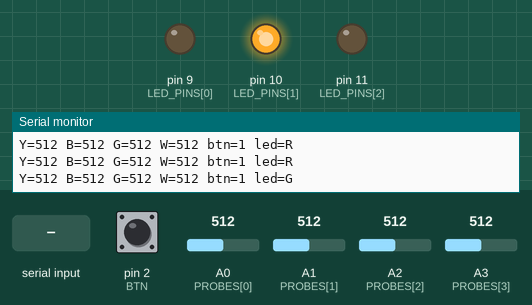
This sketch was run on a simulated Arduino Uno, built with avr-gcc and run on an emulated ATmega328P. Parts: output pins drawn as LEDs (lit = HIGH), the last lines printed to the serial monitor. The inputs (shaded band) are chosen by the test bench; at power-on: pin 2 (BTN) HIGH, A0 (PROBES[0]) = 512, A1 (PROBES[1]) = 512, A2 (PROBES[2]) = 512, A3 (PROBES[3]) = 512.

Above: at 1.2 s.
1.3 s: "i" received over Serial
At 2.7 s:
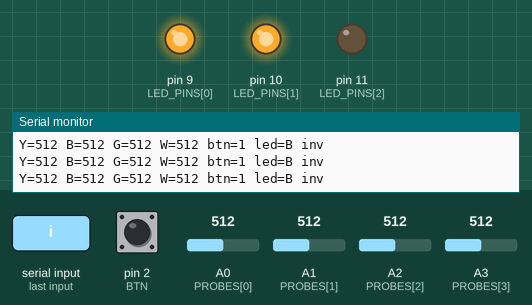
At 3.7 s:
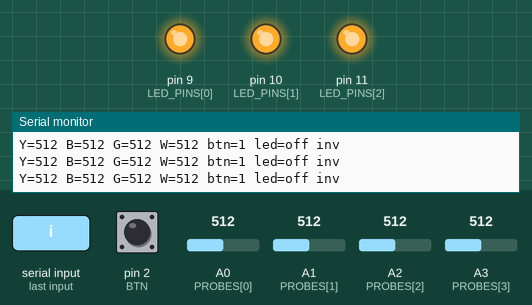
4.3 s: "i" received over Serial
At 6.8 s:
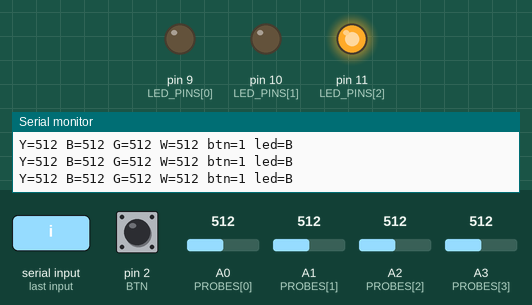
Timing chart, 0 to 16.3 s (numbered marks = the images above; inputs shaded):
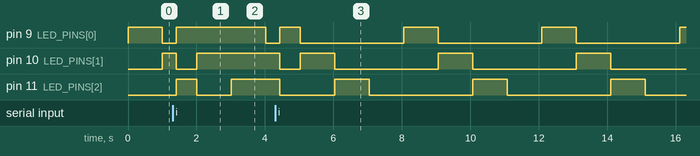

The sketch:

sanity.ino
```cpp
// Pod wiring sanity test (#5). Throwaway Arduino sketch, not the real firmware (#6/#7).
// Wiring: firmware/WIRING.md. Run it with firmware/sanity/check_pod.py.
//
// Prints one line every 200 ms at 115200 baud:
//   Y=0 B=1023 G=511 W=3 btn=1 led=R
// Y/B/G/W = raw analogRead of A0..A3 (0 = GND, 1023 = 5 V); btn = digitalRead(D2)
// with the internal pull-up (0 = pressed); led = the color the status LED
// should be showing right now (it cycles R, G, B, off once a second).
// Send 'i' to invert the LED outputs (common-anode LED); the line then ends in " inv".

const uint8_t PROBES[4] = {A0, A1, A2, A3};
const char *NAMES[4] = {"Y", "B", "G", "W"};
const uint8_t BTN = 2;
const uint8_t LED_PINS[3] = {9, 10, 11};  // R, G, B
const char *COLORS[4] = {"R", "G", "B", "off"};

bool invert = false;
uint8_t color = 0;
unsigned long lastColor = 0;

void showColor() {
  for (uint8_t i = 0; i < 3; i++) {
    bool on = (i == color);
    digitalWrite(LED_PINS[i], (on != invert) ? HIGH : LOW);
  }
}

void setup() {
  Serial.begin(115200);
  pinMode(BTN, INPUT_PULLUP);
  for (uint8_t i = 0; i < 3; i++) pinMode(LED_PINS[i], OUTPUT);
  showColor();
  Serial.println(F("# bench pod sanity test"));
}

void loop() {
  while (Serial.available()) {
    if (Serial.read() == 'i') { invert = !invert; showColor(); }
  }
  if (millis() - lastColor >= 1000) {
    lastColor = millis();
    color = (color + 1) % 4;
    showColor();
  }
  for (uint8_t i = 0; i < 4; i++) {
    Serial.print(NAMES[i]); Serial.print('='); Serial.print(analogRead(PROBES[i])); Serial.print(' ');
  }
  Serial.print(F("btn=")); Serial.print(digitalRead(BTN));
  Serial.print(F(" led=")); Serial.print(COLORS[color]);
  if (invert) Serial.print(F(" inv"));
  Serial.println();
  delay(200);
}
```

Measured:
- after the input at 1.3 s, pin 9 (LED_PINS[0]): LOW → HIGH after 0.11 s instead of 2.7 s; pin 10 (LED_PINS[1]): HIGH → LOW after 0.11 s instead of 0.71 s
- by itself, pin 11 (LED_PINS[2]): repeats every 4.0 s: HIGH 1.0 s, LOW 3.0 s
